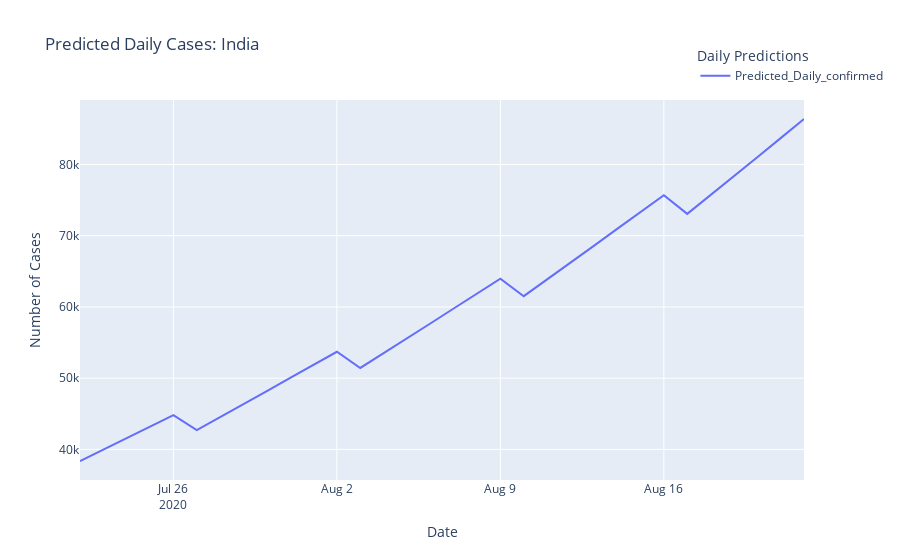

Write notebook code for a chart like this one.
### Code cell
pd.options.plotting.backend = "plotly"
fig = x_pre['Predicted_Daily_confirmed'].plot(title='Predicted Daily Cases: India')
fig.update_layout(yaxis=dict(title='Number of Cases'),
                  legend_title_text='Daily Predictions', legend=dict(x=.85, y=1.15),
                 xaxis = dict(title = 'Date'))

### Figure 1 — Plotly figure (JSON) as saved in the notebook; plotly's stock layout.template omitted (floating-point values rounded to 4 significant figures)
{"data": [{"hovertemplate": "variable=Predicted_Daily_confirmed<br>index=%{x}<br>value=%{y}<extra></extra>", "legendgroup": "Predicted_Daily_confirmed", "line": {"color": "#636efa", "dash": "solid"}, "mode": "lines", "name": "Predicted_Daily_confirmed", "orientation": "v", "showlegend": true, "type": "scatter", "x": ["2020-07-22T00:00:00", "2020-07-23T00:00:00", "2020-07-24T00:00:00", "2020-07-25T00:00:00", "2020-07-26T00:00:00", "2020-07-27T00:00:00", "2020-07-28T00:00:00", "2020-07-29T00:00:00", "2020-07-30T00:00:00", "2020-07-31T00:00:00", "2020-08-01T00:00:00", "2020-08-02T00:00:00", "2020-08-03T00:00:00", "2020-08-04T00:00:00", "2020-08-05T00:00:00", "2020-08-06T00:00:00", "2020-08-07T00:00:00", "2020-08-08T00:00:00", "2020-08-09T00:00:00", "2020-08-10T00:00:00", "2020-08-11T00:00:00", "2020-08-12T00:00:00", "2020-08-13T00:00:00", "2020-08-14T00:00:00", "2020-08-15T00:00:00", "2020-08-16T00:00:00", "2020-08-17T00:00:00", "2020-08-18T00:00:00", "2020-08-19T00:00:00", "2020-08-20T00:00:00", "2020-08-21T00:00:00", "2020-08-22T00:00:00"], "xaxis": "x", "y": [38370.0, 39990.0, 41610.0, 43220.0, 44810.0, 42700.0, 44510.0, 46340.0, 48190.0, 50040.0, 51890.0, 53710.0, 51440.0, 53490.0, 55570.0, 57670.0, 59780.0, 61880.0, 63960.0, 61510.0, 63830.0, 66190.0, 68570.0, 70960.0, 73330.0, 75690.0, 73070.0, 75680.0, 78340.0, 81020.0, 83710.0, 86390.0], "yaxis": "y"}], "layout": {"legend": {"title": {"text": "Daily Predictions"}, "tracegroupgap": 0, "x": 0.85, "y": 1.15}, "title": {"text": "Predicted Daily Cases: India"}, "xaxis": {"anchor": "y", "domain": [0, 1], "title": {"text": "Date"}}, "yaxis": {"anchor": "x", "domain": [0, 1], "title": {"text": "Number of Cases"}}}}
